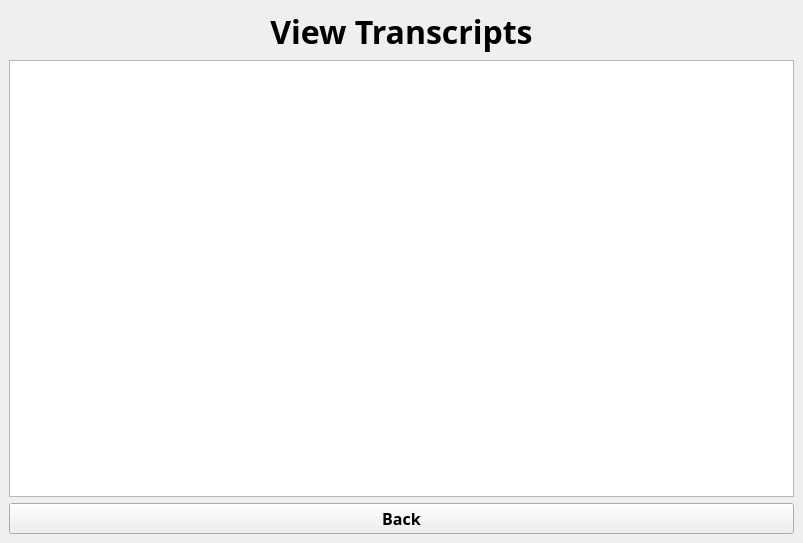
<?xml version="1.0" encoding="UTF-8"?>
<ui version="4.0">
 <class>StackedWidget</class>
 <widget class="QStackedWidget" name="StackedWidget">
  <property name="geometry">
   <rect>
    <x>0</x>
    <y>0</y>
    <width>803</width>
    <height>543</height>
   </rect>
  </property>
  <property name="windowTitle">
   <string>StackedWidget</string>
  </property>
  <property name="currentIndex">
   <number>3</number>
  </property>
  <widget class="QWidget" name="Login">
   <layout class="QGridLayout" name="gridLayout">
    <item row="0" column="0">
     <widget class="Line" name="line_3">
      <property name="orientation">
       <enum>Qt::Vertical</enum>
      </property>
     </widget>
    </item>
    <item row="0" column="1" colspan="2">
     <widget class="Line" name="line_18">
      <property name="orientation">
       <enum>Qt::Horizontal</enum>
      </property>
     </widget>
    </item>
    <item row="0" column="3">
     <widget class="Line" name="line_4">
      <property name="orientation">
       <enum>Qt::Vertical</enum>
      </property>
     </widget>
    </item>
    <item row="1" column="1">
     <widget class="QLabel" name="label">
      <property name="maximumSize">
       <size>
        <width>1040</width>
        <height>30</height>
       </size>
      </property>
      <property name="font">
       <font>
        <pointsize>12</pointsize>
        <weight>50</weight>
        <bold>false</bold>
        <kerning>true</kerning>
       </font>
      </property>
      <property name="text">
       <string>&lt;!DOCTYPE HTML PUBLIC &quot;-//W3C//DTD HTML 4.0//EN&quot; &quot;http://www.w3.org/TR/REC-html40/strict.dtd&quot;&gt;
&lt;html&gt;&lt;head&gt;&lt;meta name=&quot;qrichtext&quot; content=&quot;1&quot; /&gt;&lt;style type=&quot;text/css&quot;&gt;
p, li { white-space: pre-wrap; }
&lt;/style&gt;&lt;/head&gt;&lt;body style=&quot; font-family:'MS Shell Dlg 2'; font-size:12pt; font-weight:400; font-style:normal;&quot;&gt;
&lt;p style=&quot; margin-top:12px; margin-bottom:12px; margin-left:0px; margin-right:0px; -qt-block-indent:0; text-indent:0px;&quot;&gt;Email / ID Number&lt;/p&gt;&lt;/body&gt;&lt;/html&gt;</string>
      </property>
     </widget>
    </item>
    <item row="1" column="2">
     <widget class="QLabel" name="label_3">
      <property name="maximumSize">
       <size>
        <width>1040</width>
        <height>30</height>
       </size>
      </property>
      <property name="font">
       <font>
        <pointsize>12</pointsize>
        <weight>50</weight>
        <bold>false</bold>
        <kerning>true</kerning>
       </font>
      </property>
      <property name="layoutDirection">
       <enum>Qt::RightToLeft</enum>
      </property>
      <property name="locale">
       <locale language="Arabic" country="SaudiArabia"/>
      </property>
      <property name="text">
       <string>&lt;!DOCTYPE HTML PUBLIC &quot;-//W3C//DTD HTML 4.0//EN&quot; &quot;http://www.w3.org/TR/REC-html40/strict.dtd&quot;&gt;
&lt;html&gt;&lt;head&gt;&lt;meta name=&quot;qrichtext&quot; content=&quot;1&quot; /&gt;&lt;style type=&quot;text/css&quot;&gt;
p, li { white-space: pre-wrap; }
&lt;/style&gt;&lt;/head&gt;&lt;body style=&quot; font-family:'MS Shell Dlg 2'; font-size:12pt; font-weight:400; font-style:normal;&quot;&gt;
&lt;p align=&quot;right&quot; style=&quot; margin-top:12px; margin-bottom:12px; margin-left:0px; margin-right:0px; -qt-block-indent:0; text-indent:0px;&quot;&gt;البريد الالكتروني / الرقم الجامعي&lt;/p&gt;
&lt;p align=&quot;right&quot; style=&quot;-qt-paragraph-type:empty; margin-top:12px; margin-bottom:12px; margin-left:0px; margin-right:0px; -qt-block-indent:0; text-indent:0px;&quot;&gt;&lt;br /&gt;&lt;/p&gt;&lt;/body&gt;&lt;/html&gt;</string>
      </property>
     </widget>
    </item>
    <item row="2" column="0">
     <widget class="Line" name="line_14">
      <property name="orientation">
       <enum>Qt::Vertical</enum>
      </property>
     </widget>
    </item>
    <item row="2" column="1" colspan="2">
     <widget class="QLineEdit" name="lineEdit_Username">
      <property name="font">
       <font>
        <pointsize>12</pointsize>
       </font>
      </property>
      <property name="placeholderText">
       <string/>
      </property>
     </widget>
    </item>
    <item row="2" column="3">
     <widget class="Line" name="line_15">
      <property name="orientation">
       <enum>Qt::Vertical</enum>
      </property>
     </widget>
    </item>
    <item row="3" column="1" colspan="2">
     <widget class="Line" name="line_8">
      <property name="orientation">
       <enum>Qt::Horizontal</enum>
      </property>
     </widget>
    </item>
    <item row="4" column="0">
     <widget class="Line" name="line">
      <property name="orientation">
       <enum>Qt::Vertical</enum>
      </property>
     </widget>
    </item>
    <item row="4" column="1">
     <widget class="QLabel" name="label_2">
      <property name="maximumSize">
       <size>
        <width>16777215</width>
        <height>30</height>
       </size>
      </property>
      <property name="font">
       <font>
        <pointsize>14</pointsize>
        <weight>50</weight>
        <bold>false</bold>
       </font>
      </property>
      <property name="text">
       <string>Password</string>
      </property>
     </widget>
    </item>
    <item row="4" column="2">
     <widget class="QLabel" name="label_4">
      <property name="maximumSize">
       <size>
        <width>16777215</width>
        <height>30</height>
       </size>
      </property>
      <property name="font">
       <font>
        <pointsize>14</pointsize>
        <weight>50</weight>
        <bold>false</bold>
       </font>
      </property>
      <property name="layoutDirection">
       <enum>Qt::RightToLeft</enum>
      </property>
      <property name="text">
       <string>كلمة المرور</string>
      </property>
     </widget>
    </item>
    <item row="4" column="3">
     <widget class="Line" name="line_2">
      <property name="orientation">
       <enum>Qt::Vertical</enum>
      </property>
     </widget>
    </item>
    <item row="5" column="0">
     <widget class="Line" name="line_13">
      <property name="orientation">
       <enum>Qt::Vertical</enum>
      </property>
     </widget>
    </item>
    <item row="5" column="1" colspan="2">
     <widget class="QLineEdit" name="lineEdit_Password">
      <property name="font">
       <font>
        <pointsize>12</pointsize>
       </font>
      </property>
      <property name="autoFillBackground">
       <bool>false</bool>
      </property>
      <property name="inputMethodHints">
       <set>Qt::ImhHiddenText|Qt::ImhNoAutoUppercase|Qt::ImhNoPredictiveText|Qt::ImhSensitiveData</set>
      </property>
      <property name="frame">
       <bool>true</bool>
      </property>
      <property name="echoMode">
       <enum>QLineEdit::Password</enum>
      </property>
      <property name="clearButtonEnabled">
       <bool>false</bool>
      </property>
     </widget>
    </item>
    <item row="5" column="3">
     <widget class="Line" name="line_16">
      <property name="orientation">
       <enum>Qt::Vertical</enum>
      </property>
     </widget>
    </item>
    <item row="6" column="1" colspan="2">
     <widget class="Line" name="line_7">
      <property name="orientation">
       <enum>Qt::Horizontal</enum>
      </property>
     </widget>
    </item>
    <item row="7" column="0">
     <widget class="Line" name="line_10">
      <property name="orientation">
       <enum>Qt::Vertical</enum>
      </property>
     </widget>
    </item>
    <item row="7" column="1" colspan="2">
     <widget class="QPushButton" name="pushButton_Login">
      <property name="font">
       <font>
        <pointsize>14</pointsize>
        <weight>75</weight>
        <bold>true</bold>
       </font>
      </property>
      <property name="cursor">
       <cursorShape>PointingHandCursor</cursorShape>
      </property>
      <property name="toolTip">
       <string>&lt;html&gt;&lt;head/&gt;&lt;body&gt;&lt;p&gt;&lt;span style=&quot; font-size:18pt; font-weight:600;&quot;&gt;System Login&lt;/span&gt;&lt;/p&gt;&lt;/body&gt;&lt;/html&gt;</string>
      </property>
      <property name="text">
       <string>Login</string>
      </property>
      <property name="autoDefault">
       <bool>false</bool>
      </property>
     </widget>
    </item>
    <item row="7" column="3">
     <widget class="Line" name="line_11">
      <property name="orientation">
       <enum>Qt::Vertical</enum>
      </property>
     </widget>
    </item>
    <item row="8" column="1" colspan="2">
     <widget class="Line" name="line_5">
      <property name="orientation">
       <enum>Qt::Horizontal</enum>
      </property>
     </widget>
    </item>
    <item row="9" column="0">
     <widget class="Line" name="line_9">
      <property name="orientation">
       <enum>Qt::Vertical</enum>
      </property>
     </widget>
    </item>
    <item row="9" column="1" colspan="2">
     <widget class="QPushButton" name="pushButton_Close">
      <property name="font">
       <font>
        <pointsize>14</pointsize>
        <weight>75</weight>
        <bold>true</bold>
       </font>
      </property>
      <property name="text">
       <string>Close</string>
      </property>
     </widget>
    </item>
    <item row="9" column="3">
     <widget class="Line" name="line_12">
      <property name="orientation">
       <enum>Qt::Vertical</enum>
      </property>
     </widget>
    </item>
    <item row="10" column="1" colspan="2">
     <widget class="Line" name="line_6">
      <property name="orientation">
       <enum>Qt::Horizontal</enum>
      </property>
     </widget>
    </item>
   </layout>
  </widget>
  <widget class="QWidget" name="StudentPage">
   <layout class="QGridLayout" name="gridLayout_2">
    <item row="0" column="0">
     <widget class="QLabel" name="label_5">
      <property name="maximumSize">
       <size>
        <width>16777215</width>
        <height>120</height>
       </size>
      </property>
      <property name="font">
       <font>
        <pointsize>18</pointsize>
        <weight>75</weight>
        <bold>true</bold>
        <underline>false</underline>
        <strikeout>false</strikeout>
        <kerning>true</kerning>
       </font>
      </property>
      <property name="text">
       <string>&lt;html&gt;&lt;head/&gt;&lt;body&gt;&lt;p align=&quot;center&quot;&gt;Student Page&lt;/p&gt;&lt;p align=&quot;center&quot;&gt;صفحة الطالب&lt;/p&gt;&lt;p align=&quot;center&quot;&gt;&lt;br/&gt;&lt;/p&gt;&lt;/body&gt;&lt;/html&gt;</string>
      </property>
     </widget>
    </item>
    <item row="1" column="0">
     <widget class="QCommandLinkButton" name="commandLinkButton_StudentProfile">
      <property name="maximumSize">
       <size>
        <width>16777215</width>
        <height>40</height>
       </size>
      </property>
      <property name="cursor">
       <cursorShape>PointingHandCursor</cursorShape>
      </property>
      <property name="text">
       <string>Student Profile | معلومات الطالب</string>
      </property>
     </widget>
    </item>
    <item row="2" column="0">
     <widget class="QCommandLinkButton" name="commandLinkButton_CompletedCourses">
      <property name="minimumSize">
       <size>
        <width>360</width>
        <height>0</height>
       </size>
      </property>
      <property name="maximumSize">
       <size>
        <width>16777215</width>
        <height>40</height>
       </size>
      </property>
      <property name="text">
       <string>Completed Courses | المواد المكتملة</string>
      </property>
     </widget>
    </item>
    <item row="3" column="0">
     <widget class="QCommandLinkButton" name="commandLinkButton_CourseRegistration">
      <property name="maximumSize">
       <size>
        <width>16777215</width>
        <height>40</height>
       </size>
      </property>
      <property name="cursor">
       <cursorShape>PointingHandCursor</cursorShape>
      </property>
      <property name="text">
       <string>Coure Registration | تسجيل المواد</string>
      </property>
     </widget>
    </item>
    <item row="4" column="0">
     <widget class="QCommandLinkButton" name="commandLinkButton_Logout">
      <property name="maximumSize">
       <size>
        <width>16777215</width>
        <height>40</height>
       </size>
      </property>
      <property name="cursor">
       <cursorShape>PointingHandCursor</cursorShape>
      </property>
      <property name="text">
       <string>Logout | تسجيل الخروج</string>
      </property>
     </widget>
    </item>
   </layout>
  </widget>
  <widget class="QWidget" name="StudentProfile">
   <layout class="QGridLayout" name="gridLayout_3">
    <item row="0" column="2" colspan="2">
     <widget class="QLabel" name="label_7">
      <property name="maximumSize">
       <size>
        <width>16777215</width>
        <height>120</height>
       </size>
      </property>
      <property name="font">
       <font>
        <pointsize>10</pointsize>
       </font>
      </property>
      <property name="text">
       <string>&lt;html&gt;&lt;head/&gt;&lt;body&gt;&lt;p align=&quot;center&quot;&gt;&lt;span style=&quot; font-size:18pt; font-weight:600;&quot;&gt;Student Profile&lt;/span&gt;&lt;/p&gt;&lt;p align=&quot;center&quot;&gt;&lt;span style=&quot; font-size:18pt; font-weight:600;&quot;&gt;معلومات الطالب&lt;/span&gt;&lt;/p&gt;&lt;/body&gt;&lt;/html&gt;</string>
      </property>
     </widget>
    </item>
    <item row="1" column="0" rowspan="5">
     <widget class="Line" name="line_20">
      <property name="orientation">
       <enum>Qt::Vertical</enum>
      </property>
     </widget>
    </item>
    <item row="1" column="1">
     <widget class="QLabel" name="label_10">
      <property name="font">
       <font>
        <pointsize>10</pointsize>
       </font>
      </property>
      <property name="text">
       <string>&lt;html&gt;&lt;head/&gt;&lt;body&gt;&lt;p align=&quot;center&quot;&gt;Name&lt;/p&gt;&lt;/body&gt;&lt;/html&gt;</string>
      </property>
     </widget>
    </item>
    <item row="1" column="2" rowspan="5">
     <widget class="Line" name="line_17">
      <property name="orientation">
       <enum>Qt::Vertical</enum>
      </property>
     </widget>
    </item>
    <item row="1" column="3">
     <widget class="QLineEdit" name="lineEdit_Name">
      <property name="font">
       <font>
        <pointsize>10</pointsize>
       </font>
      </property>
      <property name="alignment">
       <set>Qt::AlignCenter</set>
      </property>
      <property name="readOnly">
       <bool>true</bool>
      </property>
     </widget>
    </item>
    <item row="1" column="4" rowspan="5">
     <widget class="Line" name="line_21">
      <property name="orientation">
       <enum>Qt::Vertical</enum>
      </property>
     </widget>
    </item>
    <item row="1" column="5">
     <widget class="QLabel" name="label_14">
      <property name="font">
       <font>
        <pointsize>10</pointsize>
       </font>
      </property>
      <property name="text">
       <string>&lt;html&gt;&lt;head/&gt;&lt;body&gt;&lt;p align=&quot;center&quot;&gt;الاسم&lt;/p&gt;&lt;/body&gt;&lt;/html&gt;</string>
      </property>
     </widget>
    </item>
    <item row="1" column="6" rowspan="5">
     <widget class="Line" name="line_19">
      <property name="orientation">
       <enum>Qt::Vertical</enum>
      </property>
     </widget>
    </item>
    <item row="2" column="1">
     <widget class="QLabel" name="label_11">
      <property name="font">
       <font>
        <pointsize>10</pointsize>
       </font>
      </property>
      <property name="text">
       <string>&lt;html&gt;&lt;head/&gt;&lt;body&gt;&lt;p align=&quot;center&quot;&gt;ID Number&lt;/p&gt;&lt;/body&gt;&lt;/html&gt;</string>
      </property>
     </widget>
    </item>
    <item row="2" column="3">
     <widget class="QLineEdit" name="lineEdit_IDNumber">
      <property name="font">
       <font>
        <pointsize>10</pointsize>
       </font>
      </property>
      <property name="alignment">
       <set>Qt::AlignCenter</set>
      </property>
      <property name="readOnly">
       <bool>true</bool>
      </property>
     </widget>
    </item>
    <item row="2" column="5">
     <widget class="QLabel" name="label_16">
      <property name="font">
       <font>
        <pointsize>10</pointsize>
       </font>
      </property>
      <property name="text">
       <string>&lt;html&gt;&lt;head/&gt;&lt;body&gt;&lt;p align=&quot;center&quot;&gt;الرقم الجامعي&lt;/p&gt;&lt;/body&gt;&lt;/html&gt;</string>
      </property>
     </widget>
    </item>
    <item row="3" column="1">
     <widget class="QLabel" name="label_6">
      <property name="font">
       <font>
        <pointsize>10</pointsize>
       </font>
      </property>
      <property name="text">
       <string>&lt;html&gt;&lt;head/&gt;&lt;body&gt;&lt;p align=&quot;center&quot;&gt;Email&lt;/p&gt;&lt;/body&gt;&lt;/html&gt;</string>
      </property>
     </widget>
    </item>
    <item row="3" column="3">
     <widget class="QLineEdit" name="lineEdit_Email">
      <property name="font">
       <font>
        <pointsize>10</pointsize>
       </font>
      </property>
      <property name="alignment">
       <set>Qt::AlignCenter</set>
      </property>
      <property name="readOnly">
       <bool>true</bool>
      </property>
     </widget>
    </item>
    <item row="3" column="5">
     <widget class="QLabel" name="label_8">
      <property name="font">
       <font>
        <pointsize>10</pointsize>
       </font>
      </property>
      <property name="text">
       <string>&lt;html&gt;&lt;head/&gt;&lt;body&gt;&lt;p align=&quot;center&quot;&gt;البريد الالكتروني&lt;/p&gt;&lt;/body&gt;&lt;/html&gt;</string>
      </property>
     </widget>
    </item>
    <item row="4" column="1">
     <widget class="QLabel" name="label_15">
      <property name="font">
       <font>
        <pointsize>10</pointsize>
       </font>
      </property>
      <property name="text">
       <string>&lt;html&gt;&lt;head/&gt;&lt;body&gt;&lt;p align=&quot;center&quot;&gt;Program&lt;/p&gt;&lt;/body&gt;&lt;/html&gt;</string>
      </property>
     </widget>
    </item>
    <item row="4" column="3">
     <widget class="QLineEdit" name="lineEdit_Program">
      <property name="font">
       <font>
        <pointsize>10</pointsize>
       </font>
      </property>
      <property name="alignment">
       <set>Qt::AlignCenter</set>
      </property>
      <property name="readOnly">
       <bool>true</bool>
      </property>
     </widget>
    </item>
    <item row="4" column="5">
     <widget class="QLabel" name="label_12">
      <property name="font">
       <font>
        <pointsize>10</pointsize>
       </font>
      </property>
      <property name="text">
       <string>&lt;html&gt;&lt;head/&gt;&lt;body&gt;&lt;p align=&quot;center&quot;&gt;البرنامج&lt;/p&gt;&lt;/body&gt;&lt;/html&gt;</string>
      </property>
     </widget>
    </item>
    <item row="5" column="1">
     <widget class="QLabel" name="label_9">
      <property name="font">
       <font>
        <pointsize>10</pointsize>
       </font>
      </property>
      <property name="text">
       <string>&lt;html&gt;&lt;head/&gt;&lt;body&gt;&lt;p align=&quot;center&quot;&gt;Current Level&lt;/p&gt;&lt;/body&gt;&lt;/html&gt;</string>
      </property>
     </widget>
    </item>
    <item row="5" column="3">
     <widget class="QLineEdit" name="lineEdit_CurrentLevel">
      <property name="font">
       <font>
        <pointsize>10</pointsize>
       </font>
      </property>
      <property name="alignment">
       <set>Qt::AlignCenter</set>
      </property>
      <property name="readOnly">
       <bool>true</bool>
      </property>
     </widget>
    </item>
    <item row="5" column="5">
     <widget class="QLabel" name="label_13">
      <property name="font">
       <font>
        <pointsize>10</pointsize>
       </font>
      </property>
      <property name="text">
       <string>&lt;html&gt;&lt;head/&gt;&lt;body&gt;&lt;p align=&quot;center&quot;&gt;المستوى الحالي&lt;/p&gt;&lt;/body&gt;&lt;/html&gt;</string>
      </property>
     </widget>
    </item>
    <item row="6" column="0" colspan="6">
     <widget class="Line" name="line_22">
      <property name="orientation">
       <enum>Qt::Horizontal</enum>
      </property>
     </widget>
    </item>
    <item row="7" column="3">
     <widget class="QPushButton" name="pushButton_Back">
      <property name="font">
       <font>
        <pointsize>9</pointsize>
        <weight>75</weight>
        <bold>true</bold>
       </font>
      </property>
      <property name="text">
       <string>Back </string>
      </property>
     </widget>
    </item>
   </layout>
  </widget>
  <widget class="QWidget" name="StudentTranscript">
   <layout class="QGridLayout" name="gridLayout_4">
    <item row="0" column="0">
     <layout class="QVBoxLayout" name="verticalLayout">
      <item>
       <widget class="QLabel" name="label_17">
        <property name="font">
         <font>
          <family>Rockwell</family>
          <pointsize>20</pointsize>
         </font>
        </property>
        <property name="text">
         <string>&lt;html&gt;&lt;head/&gt;&lt;body&gt;&lt;p align=&quot;center&quot;&gt;&lt;span style=&quot; font-size:24pt; font-weight:600;&quot;&gt;View Transcripts&lt;/span&gt;&lt;/p&gt;&lt;/body&gt;&lt;/html&gt;</string>
        </property>
       </widget>
      </item>
      <item>
       <widget class="QTableView" name="TextBr"/>
      </item>
      <item>
       <widget class="QPushButton" name="pushButton_Back_2">
        <property name="font">
         <font>
          <family>Rockwell</family>
          <pointsize>12</pointsize>
          <weight>75</weight>
          <bold>true</bold>
         </font>
        </property>
        <property name="text">
         <string>Back</string>
        </property>
       </widget>
      </item>
     </layout>
    </item>
   </layout>
  </widget>
  <widget class="QWidget" name="page_5"/>
  <widget class="QWidget" name="page_6"/>
  <widget class="QWidget" name="page_7"/>
  <widget class="QWidget" name="page_8"/>
 </widget>
 <resources/>
 <connections/>
</ui>
